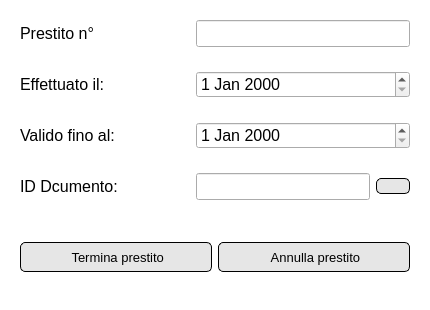
<?xml version="1.0" encoding="UTF-8"?>
<ui version="4.0">
 <class>Form</class>
 <widget class="QWidget" name="Form">
  <property name="geometry">
   <rect>
    <x>0</x>
    <y>0</y>
    <width>430</width>
    <height>310</height>
   </rect>
  </property>
  <property name="minimumSize">
   <size>
    <width>430</width>
    <height>0</height>
   </size>
  </property>
  <property name="windowTitle">
   <string>Form</string>
  </property>
  <property name="styleSheet">
   <string notr="true">QWidget#Form {
	background-color: rgb(255, 255, 255);
	color:black;
}
QPushButton {
	border: 1px solid;
	background-color:rgb(230, 230, 230);
	border-radius: 5px;
	border-color: rgb(0, 0, 0);
}
QPushButton:hover {
	background-color: rgb(207, 207, 207);
}</string>
  </property>
  <layout class="QVBoxLayout" name="verticalLayout">
   <item>
    <widget class="QWidget" name="widget_47" native="true">
     <property name="sizePolicy">
      <sizepolicy hsizetype="Preferred" vsizetype="Fixed">
       <horstretch>0</horstretch>
       <verstretch>0</verstretch>
      </sizepolicy>
     </property>
     <layout class="QHBoxLayout" name="horizontalLayout_24">
      <item>
       <widget class="QLabel" name="label_38">
        <property name="minimumSize">
         <size>
          <width>170</width>
          <height>0</height>
         </size>
        </property>
        <property name="maximumSize">
         <size>
          <width>170</width>
          <height>16777215</height>
         </size>
        </property>
        <property name="font">
         <font>
          <pointsize>12</pointsize>
         </font>
        </property>
        <property name="text">
         <string>Prestito n°</string>
        </property>
       </widget>
      </item>
      <item>
       <widget class="QLineEdit" name="codice">
        <property name="font">
         <font>
          <pointsize>12</pointsize>
         </font>
        </property>
        <property name="readOnly">
         <bool>true</bool>
        </property>
       </widget>
      </item>
     </layout>
    </widget>
   </item>
   <item>
    <widget class="QWidget" name="widget_42" native="true">
     <property name="sizePolicy">
      <sizepolicy hsizetype="Preferred" vsizetype="Fixed">
       <horstretch>0</horstretch>
       <verstretch>0</verstretch>
      </sizepolicy>
     </property>
     <layout class="QHBoxLayout" name="horizontalLayout_25">
      <item>
       <widget class="QLabel" name="label_36">
        <property name="maximumSize">
         <size>
          <width>170</width>
          <height>16777215</height>
         </size>
        </property>
        <property name="font">
         <font>
          <pointsize>12</pointsize>
         </font>
        </property>
        <property name="text">
         <string>Effettuato il:</string>
        </property>
       </widget>
      </item>
      <item>
       <widget class="QDateEdit" name="dataInizio">
        <property name="font">
         <font>
          <pointsize>12</pointsize>
         </font>
        </property>
       </widget>
      </item>
     </layout>
    </widget>
   </item>
   <item>
    <widget class="QWidget" name="widget_45" native="true">
     <property name="sizePolicy">
      <sizepolicy hsizetype="Preferred" vsizetype="Fixed">
       <horstretch>0</horstretch>
       <verstretch>0</verstretch>
      </sizepolicy>
     </property>
     <layout class="QHBoxLayout" name="horizontalLayout_26">
      <item>
       <widget class="QLabel" name="label_37">
        <property name="sizePolicy">
         <sizepolicy hsizetype="Preferred" vsizetype="Fixed">
          <horstretch>0</horstretch>
          <verstretch>0</verstretch>
         </sizepolicy>
        </property>
        <property name="maximumSize">
         <size>
          <width>170</width>
          <height>16777215</height>
         </size>
        </property>
        <property name="font">
         <font>
          <pointsize>12</pointsize>
         </font>
        </property>
        <property name="text">
         <string>Valido fino al: </string>
        </property>
       </widget>
      </item>
      <item>
       <widget class="QDateEdit" name="dataScadenza">
        <property name="font">
         <font>
          <pointsize>12</pointsize>
         </font>
        </property>
       </widget>
      </item>
     </layout>
    </widget>
   </item>
   <item>
    <widget class="QWidget" name="widget_46" native="true">
     <property name="sizePolicy">
      <sizepolicy hsizetype="Preferred" vsizetype="Fixed">
       <horstretch>0</horstretch>
       <verstretch>0</verstretch>
      </sizepolicy>
     </property>
     <layout class="QHBoxLayout" name="horizontalLayout_27">
      <item>
       <widget class="QLabel" name="label_40">
        <property name="minimumSize">
         <size>
          <width>170</width>
          <height>0</height>
         </size>
        </property>
        <property name="maximumSize">
         <size>
          <width>170</width>
          <height>16777215</height>
         </size>
        </property>
        <property name="font">
         <font>
          <pointsize>12</pointsize>
         </font>
        </property>
        <property name="text">
         <string>ID Dcumento:</string>
        </property>
       </widget>
      </item>
      <item>
       <widget class="QLineEdit" name="documento">
        <property name="font">
         <font>
          <pointsize>12</pointsize>
         </font>
        </property>
        <property name="readOnly">
         <bool>true</bool>
        </property>
       </widget>
      </item>
      <item>
       <widget class="QPushButton" name="visualizzaDocumentoButton">
        <property name="text">
         <string/>
        </property>
        <property name="icon">
         <iconset>
          <normaloff>../../Amministratore/Resources/eye icon.jpg</normaloff>../../Amministratore/Resources/eye icon.jpg</iconset>
        </property>
        <property name="iconSize">
         <size>
          <width>24</width>
          <height>24</height>
         </size>
        </property>
       </widget>
      </item>
     </layout>
    </widget>
   </item>
   <item>
    <widget class="QWidget" name="widget" native="true">
     <layout class="QHBoxLayout" name="horizontalLayout">
      <item>
       <widget class="QPushButton" name="terminaPrestitoButton">
        <property name="minimumSize">
         <size>
          <width>0</width>
          <height>30</height>
         </size>
        </property>
        <property name="maximumSize">
         <size>
          <width>16777215</width>
          <height>30</height>
         </size>
        </property>
        <property name="font">
         <font>
          <pointsize>10</pointsize>
         </font>
        </property>
        <property name="text">
         <string> Termina prestito</string>
        </property>
        <property name="icon">
         <iconset>
          <normaloff>../../Amministratore/Resources/ok icon.png</normaloff>../../Amministratore/Resources/ok icon.png</iconset>
        </property>
       </widget>
      </item>
      <item>
       <widget class="QPushButton" name="annullaPrestitoButton">
        <property name="minimumSize">
         <size>
          <width>0</width>
          <height>30</height>
         </size>
        </property>
        <property name="maximumSize">
         <size>
          <width>16777215</width>
          <height>30</height>
         </size>
        </property>
        <property name="font">
         <font>
          <pointsize>10</pointsize>
         </font>
        </property>
        <property name="text">
         <string> Annulla prestito</string>
        </property>
        <property name="icon">
         <iconset>
          <normaloff>../../Amministratore/Resources/red x icon.png</normaloff>../../Amministratore/Resources/red x icon.png</iconset>
        </property>
       </widget>
      </item>
     </layout>
    </widget>
   </item>
  </layout>
 </widget>
 <resources/>
 <connections/>
</ui>
